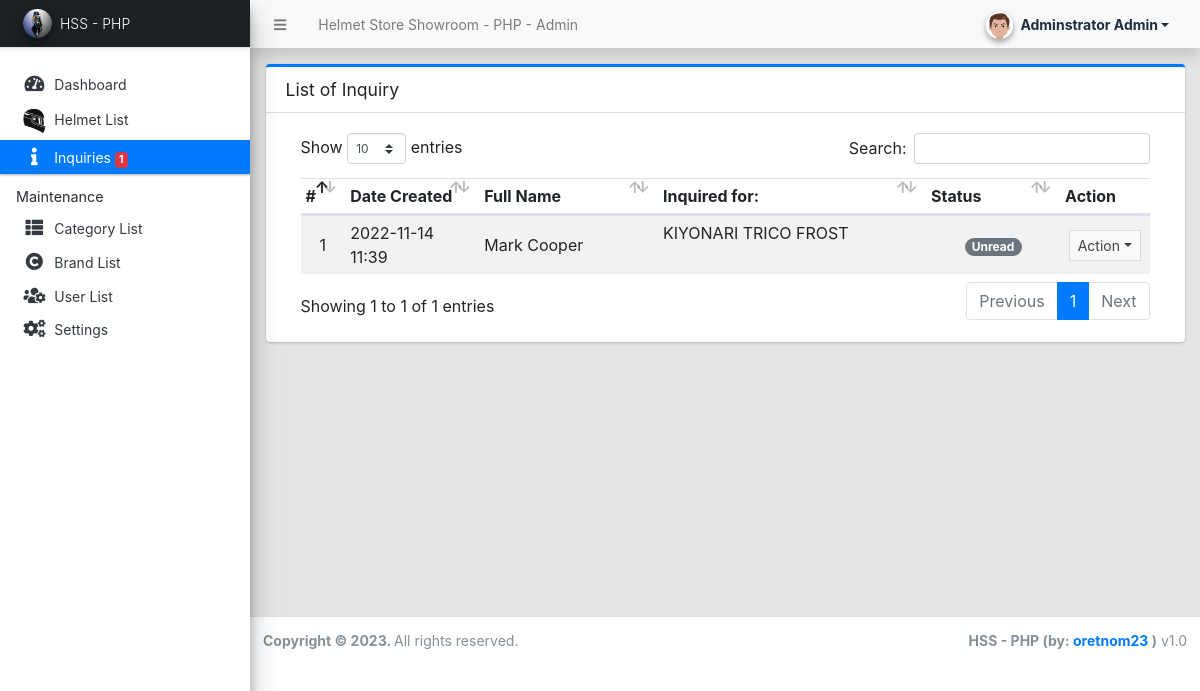
Page /admin/?page=inquiry (signed in) on the committed database.
### tables this page shows
CREATE TABLE `inquiry_list` (
  `id` int(30) NOT NULL,
  `helmet_id` int(30) NOT NULL,
  `fullname` text NOT NULL,
  `email` varchar(250) NOT NULL,
  `contact` varchar(20) NOT NULL,
  `message` text NOT NULL,
  `status` tinyint(1) NOT NULL DEFAULT 0,
  `remarks` text DEFAULT NULL,
  `date_created` datetime NOT NULL DEFAULT current_timestamp(),
  `date_updated` datetime DEFAULT NULL ON UPDATE current_timestamp()
);

CREATE TABLE `helmet_list` (
  `id` int(30) NOT NULL,
  `brand_id` int(30) NOT NULL,
  `category_id` int(30) NOT NULL,
  `price` float NOT NULL DEFAULT 0,
  `product_title` text NOT NULL,
  `description` text NOT NULL,
  `color` varchar(250) NOT NULL,
  `status` tinyint(1) NOT NULL DEFAULT 0,
  `date_created` datetime NOT NULL DEFAULT current_timestamp(),
  `date_updated` datetime DEFAULT NULL ON UPDATE current_timestamp()
);

### admin/inquiry/index.php (the view, shortened to what this page needs)
<div class="card card-outline card-primary">
	<div class="card-header">
		<h3 class="card-title">List of Inquiry</h3>
	</div>
	<div class="card-body">
		<div class="container-fluid">
        <div class="container-fluid">
			<table class="table table-hover table-striped">
				<colgroup>
					<col width="5%">
					<col width="15%">
					<col width="20%">
					<col width="30%">
					<col width="15%">
					<col width="10%">
				</colgroup>
				<thead>
					<tr>
						<th>#</th>
						<th>Date Created</th>
						<th>Full Name</th>
						<th>Inquired for:</th>
						<th>Status</th>
						<th>Action</th>
					</tr>
				</thead>
				<tbody>
					<?php
						$i = 1;
						$qry = $conn->query("SELECT i.*, h.product_title from `inquiry_list` i inner join helmet_list h on h.id = i.helmet_id order by i.`status` asc,unix_timestamp(i.date_created) desc ");
						while($row = $qry->fetch_assoc()):
					?>
						<tr>
							<td class="text-center"><?php echo $i++; ?></td>
							<td class=""><?php echo date("Y-m-d H:i",strtotime($row['date_created'])) ?></td>
							<td><?php echo ucwords($row['fullname']) ?></td>
							<td class="truncate-1"><?php echo $row['product_title'] ?></td>
							<td class="text-center">
                                <?php
                                    switch($row['status']){
                                        case '0':
                                            echo "<span class='badge badge-secondary badge-pill'>Unread</span>";
                                            break;
                                    }
                                ?>
                            </td>
							<td align="center">
								 <button type="button" class="btn btn-flat btn-default btn-sm dropdown-toggle dropdown-icon" data-toggle="dropdown">
				                  		Action
				                  </button>
							</td>
						</tr>
					<?php endwhile; ?>
				</tbody>
			</table>
		</div>
		</div>
	</div>
</div>

### rows in the picture
inquiry_list: date_created "2022-11-14 11:39", fullname "Mark Cooper", helmet_list.product_title "KIYONARI TRICO FROST", status "Unread"

### other values in the picture
$_settings->info('name') "Helmet Store Showroom - PHP"
$_settings->userdata('firstname').' '.$_settings->userdata('lastname') "Adminstrator Admin"
$_settings->info('short_name') "HSS - PHP"
$inquiries_unread "1"
